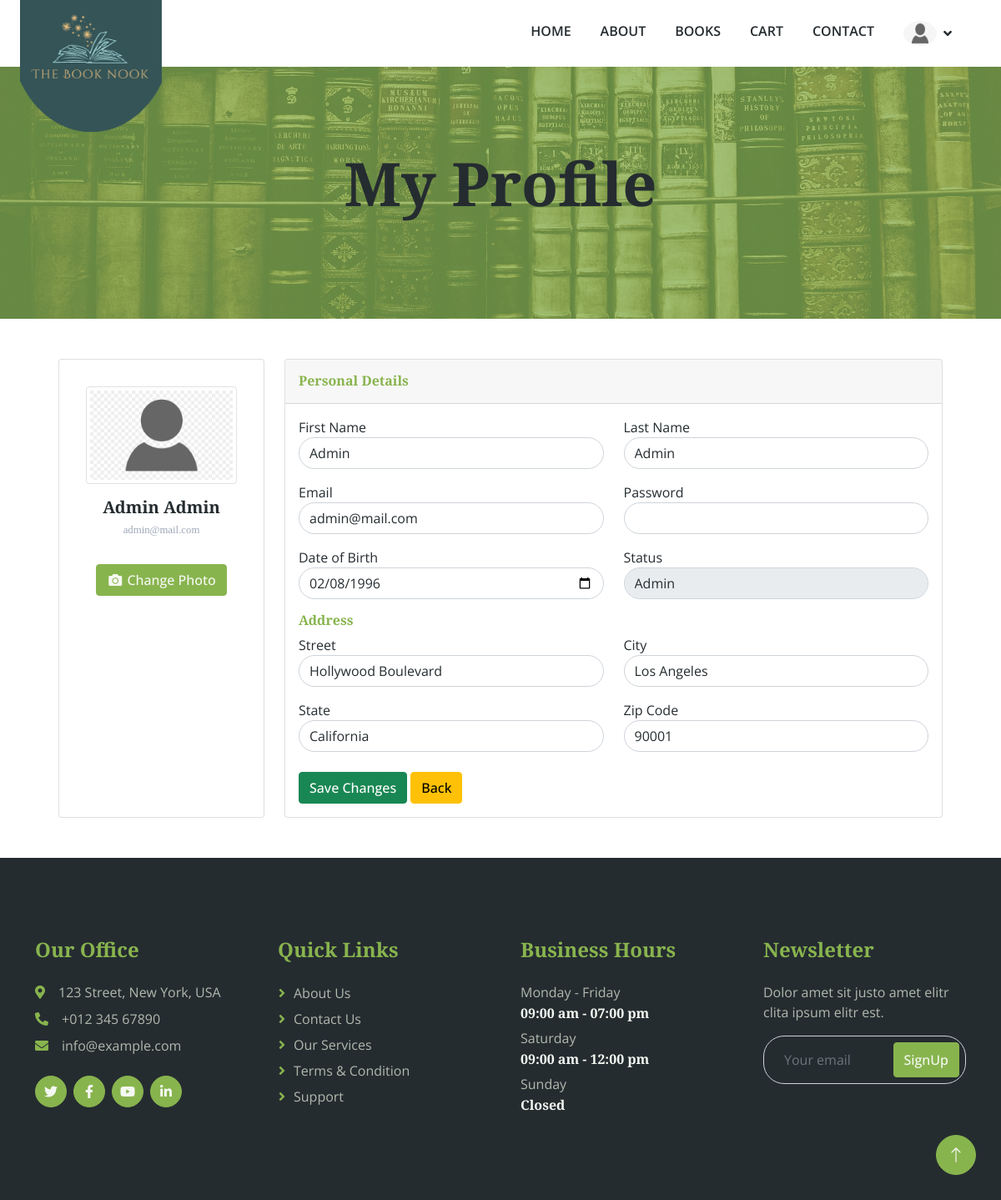
/edit-profile.php (signed in), run on the app's committed database.
### tables this page shows
CREATE TABLE `users` (
  `id` int(11) NOT NULL,
  `first_name` varchar(100) NOT NULL,
  `last_name` varchar(100) NOT NULL,
  `birth_date` date NOT NULL,
  `gender` varchar(50) NOT NULL,
  `email` varchar(255) NOT NULL,
  `password` varchar(255) NOT NULL,
  `street_address` varchar(255) NOT NULL,
  `address_code_id` int(11) DEFAULT NULL,
  `profile_picture` varchar(255) NOT NULL,
  `user_type` varchar(50) NOT NULL
);

CREATE TABLE `address_code` (
  `id` int(11) NOT NULL,
  `city` varchar(100) NOT NULL,
  `zip_code` varchar(20) NOT NULL,
  `state` varchar(100) NOT NULL
);

### controllers/user-controller.php (called while the page is built, shortened)
<?php
$page = substr($_SERVER['SCRIPT_NAME'], strrpos($_SERVER['SCRIPT_NAME'], '/') + 1);
$baseUrl = '';
global $connect;
if (isset($_SESSION["user"])) {
    $userType = "user";
    $sql = "SELECT * FROM users WHERE id = {$_SESSION[$userType]}";
    $result = mysqli_query($connect, $sql);
    $user = mysqli_fetch_assoc($result);
    $_SESSION['fullName'] = "{$user['first_name']} {$user['last_name']}";
} elseif (isset($_SESSION["admin"])) {
    $userType = "admin";
} else if (!isset($_SESSION["admin"]) && !isset($_SESSION["user"])) {
    redirect($baseUrl . "login.php", "Login to continue!");
}
function getUserProfile($userId)
{
    global $connect;
    $sql = "SELECT * FROM users
            JOIN address_code ON users.address_code_id = address_code.id
            WHERE users.id = ?";
    $stmt = $connect->prepare($sql);
    $stmt->bind_param("i", $userId);
    $stmt->execute();
    return $stmt->get_result()->fetch_assoc();
}

### edit-profile.php (the view, shortened to what this page needs)
<?php
include 'controllers/user-controller.php';
$user = getUserProfile($_SESSION[$userType]);
?>
<?php include('components/header.php'); ?>
<div class="container-fluid page-header py-5 mb-5 wow fadeIn" data-wow-delay="0.1s">
    <div class="container text-center py-5">
        <h1 class="display-2 text-dark mb-4 animated slideInDown">My Profile</h1>
    </div>
</div>
<div class="container">
    <form method="post" id='form' enctype="multipart/form-data">
        <div class="row gutters mx-3 my-5">
            <div class="col-xl-3 col-lg-4 col-md-11 col-12 mx-auto my-3 my-lg-0 ">
                <div class="card h-100">
                    <div class="card-body">
                        <div class="account-settings">
                            <div class="user-profile">
                                <div class="img-container mx-auto my-3 px-3">
                                    <img src='../../assets/img/<?= $user['profile_picture'] ?>' class='img-thumbnail img-fluid' alt="<?= $user['first_name'] ?>" name='picture-placeholder' id='picture-placeholder'>
                                </div>
                                <h5 class="user-name"><?= $user['first_name'] . ' ' . $user['last_name'] ?></h5>
                                <h6 class="user-email"><?= $user['email'] ?></h6>
                            </div>
                            <div class="photo-btn">
                                <label for="picture-upload" class="btn btn-primary mx-auto ">
                                    <i class="fa fa-fw fa-camera"></i>
                                    <span>Change Photo</span>
                                </label>
                            </div>
                        </div>
                    </div>
                </div>
            </div>
            <div class="col-xl-9 col-lg-8 col-md-11 col-12 mx-auto">
                <div class="card h-100">
                    <div class="card-header ">
                        <h6 class="text-primary mt-2">Personal Details</h6>
                    </div>
                    <div class="card-body">
                        <div class="row gutters">
                            <div class="col-sm-6">
                                <div class="form-group">
                                    <label for="first_name">First Name</label>
                                    <input type="text" class="form-control" id="first_name" name="first_name" value="<?= $user['first_name'] ?>">
                                </div>
                            </div>
                            <div class="col-sm-6">
                                <div class="form-group">
                                    <label for="last_name">Last Name</label>
                                    <input type="text" class="form-control" id="last_name" name="last_name" value="<?= $user['last_name'] ?>">
                                </div>
                            </div>
                            <div class="col-sm-6 mt-3">
                                <div class="form-group">
                                    <label for="email">Email</label>
                                    <input type="text" class="form-control" id="email" name="email" value="<?= $user['email'] ?>">
                                </div>
                            </div>
                            <div class="col-sm-6 mt-3">
                                <div class="form-group">
                                    <label for="password">Password</label>
                                    <input type="password" class="form-control" id="password" name="password">
                                </div>
                            </div>
                            <div class="col-sm-6 mt-3">
                                <div class="form-group">
                                    <label>Date of Birth</label>
                                    <input type="date" class="form-control" name="birth_date" value="<?= $user['birth_date'] ?>">
                                </div>
                            </div>
                            <?php
                            if ($user['user_type'] === 'admin') { ?>
                                <div class="col-sm-6 mt-3">
                                    <div class="form-group">
                                        <label for="status">Status</label>
                                        <select id="status" class="form-control" name="status">
                                            <option value="admin" <?= ($user['user_type'] === 'admin') ? 'selected' : '' ?>>Admin</option>
                                        </select>
                                    </div>
                                </div>
                            <?php }
                            ?>
                        </div>
                        <div class="row gutters">
                            <div class="col-xl-12 col-lg-12 col-md-12 col-sm-12">
                                <h6 class="text-primary mt-3">Address</h6>
                            </div>
                            <div class="col-sm-6">
                                <div class="form-group">
                                    <label for="street">Street</label>
                                    <input type="text" class="form-control" id="street" name="street" value="<?= $user['street_address'] ?>">
                                </div>
                            </div>
                            <div class="col-sm-6">
                                <div class="form-group">
                                    <label for="city">City</label>
                                    <input type="text" class="form-control" id="city" name="city" value="<?= $user['city'] ?>">
                                </div>
                            </div>
                            <div class="col-sm-6 mt-3">
                                <div class="form-group">
                                    <label for="state">State</label>
                                    <input type="text" class="form-control" id="state" name="state" value="<?= $user['state'] ?>">
                                </div>
                            </div>
                            <div class="col-sm-6 mt-3">
                                <div class="form-group">
                                    <label for="zip">Zip Code</label>
                                    <input type="text" class="form-control" id="zip" name="zip_code" value="<?= $user['zip_code'] ?>">
                                </div>
                            </div>
                        </div>
                        <div class="row gutters mt-4">
                            <div class="col-12">
                                <div class="text-right">
                                    <button type="submit" class="btn btn-success " name="edit-profile">Save Changes</button>
                                    <a href="index.php" class="btn btn-warning " type="button">Back</a>
                                </div>
                            </div>
                        </div>
                    </div>
                </div>
            </div>
        </div>
    </form>
</div>
<?php include('components/footer.php') ?>

### components/navbar.php (shortened to what this page needs)
<div class="container-fluid bg-white sticky-top">
    <div class="container-fluid">
        <nav class="navbar navbar-expand-lg bg-white navbar-light py-2 py-lg-0">
            <a href="index.php" class="navbar-brand">
                <img class="img-fluid" src="assets/pictures/logo.png" alt="Logo">
            </a>
            <div class="collapse navbar-collapse justify-content-end" id="navbarCollapse">
                <div class="navbar-nav">
                    <a href="index.php" class="nav-item nav-link <?= $page == 'index.php' ? 'active' : '' ?>">Home</a>
                    <a href="about.php" class="nav-item nav-link <?= $page == 'about.php' ? 'active' : '' ?>">About</a>
                    <a href="books.php" class="nav-item nav-link <?= $page == 'books.php' || $page == 'details.php' ? 'active' : '' ?>">Books</a>
                    <a href="cart.php" class="nav-item nav-link <?= $page == 'cart.php' ? 'active' : '' ?>">Cart</a>
                    <a href="contact.php" class="nav-item nav-link <?= $page == 'contact.php' ? 'active' : '' ?>">Contact</a>
                    <div class="nav-item dropdown">
                        <a href="#" class="nav-link dropdown-toggle" data-bs-toggle="dropdown"> <img src="assets/img/<?= $user['profile_picture'] ?>" class="rounded-circle " width="40" height=30 alt="Profile picture" /></a>
                    </div>
                </div>
            </div>
        </nav>
    </div>
</div>

### assets/css/style.css (style rules this page uses)
:root { --primary: #88b44e; --secondary: #fb9f38; --light: #f5f8f2; --dark: #252c30; }
.btn { transition: 0.5s; font-weight: 500; }
.btn-primary, .btn-outline-primary:hover { color: var(--light); }
.form-control { border-radius: 25px; }
.sticky-top { top: -150px; transition: 0.5s; }
.navbar .navbar-brand { position: absolute; padding: 0; width: 170px; height: 135px; top: 0; left: 0; }
.navbar .navbar-nav .nav-link { margin-right: 35px; padding: 25px 0; color: var(--dark); font-weight: 600; text-transform: uppercase; outline: none; }
.navbar .dropdown-toggle::after { border: none; content: "\f107"; font-family: "Font Awesome 5 Free"; font-weight: 900; vertical-align: middle; margin-left: 8px; }
.page-header { background: linear-gradient(rgba(136, 180, 78, 0.7), rgba(136, 180, 78, 0.7)), url(../pictures/carousel-1.jpg) center center no-repeat; background-size: cover; }
.account-settings .user-profile { margin: 0 0 1rem 0; padding-bottom: 1rem; text-align: center; }
.account-settings .user-profile h5.user-name { margin: 0 0 0.5rem 0; }
.account-settings .user-profile h6.user-email { margin: 0; font-size: 0.8rem; font-weight: 400; color: #9fa8b9; }
.account-settings .photo-btn { margin: 0.5rem 0 0 0; text-align: center; }

### data on the page
users: profile_picture (placeholder picture), first_name "Admin", last_name "Admin", email "admin@mail.com", birth_date "02/08/1996", status "Admin", street "Hollywood Boulevard", city "Los Angeles", state "California", zip_code "90001"
